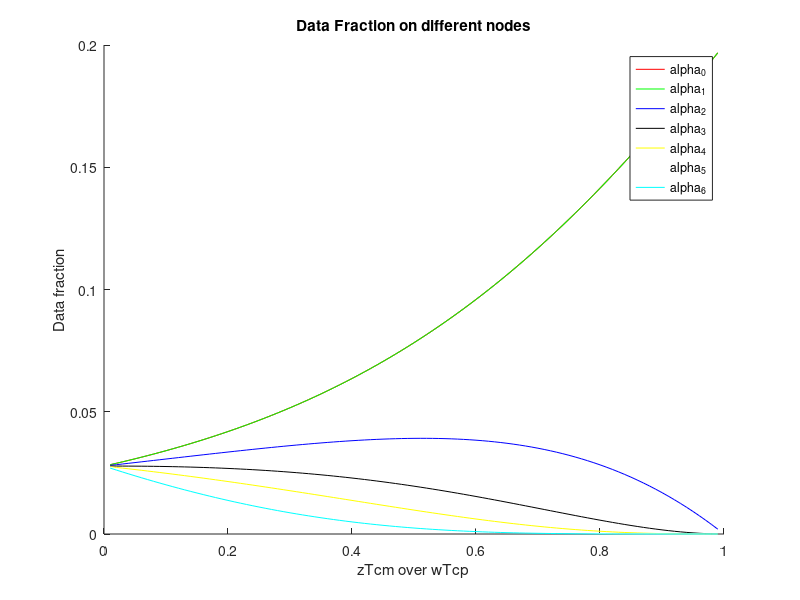

MATLAB code for this plot:
r = zeros(12,1);

sx = 4;
sy = 2;
m = 6;
n = 6;


for i = 1:6
    for j = 1:6
        
        tmpx = 0;
        tmpy = 0;
        tmpsum = 0;
        
        tmpx = abs(i - sx);
        rx = min(tmpx,m - tmpx);
        tmpy = abs(j - sy);
        ry = min(tmpy, n - tmpy);
        
        tmpsum = rx + ry;
        if tmpsum > 0
            r(tmpsum,1) = r(tmpsum,1) + 1;
            
        else
            
        end
        
        
    end
end

%%
clear
clc
B = [1
    0
    0
    0
    0
    0
    0];

solution = [];
for sigma = 0.01:0.01:0.99
    
    A = [1 4 8 10 8 4 1
        1 -1 0 0 0 0 0 
        0 sigma-1 1 0 0 0 0
        0 sigma-1 sigma 1 0 0 0
        0 sigma-1 sigma sigma 1 0 0
        0 sigma-1 sigma sigma sigma 1 0
        0 sigma-1 sigma sigma sigma sigma 1];
    
    s = [];
    s = A\B;
    s = s';
    solution = [solution;s];
     
end

sigma = [0.01:0.01:0.99];

figure
hold on

plot(sigma,solution(:,1),'r');
plot(sigma,solution(:,2),'g');
plot(sigma,solution(:,3),'b');
plot(sigma,solution(:,4),'k');
plot(sigma,solution(:,5),'y');
plot(sigma,solution(:,6),'w');
plot(sigma,solution(:,7),'c');

ylabel('Data fraction');
xlabel('zTcm over wTcp');
title('Data Fraction on different nodes');
legend('alpha_0','alpha_1','alpha_2','alpha_3','alpha_4','alpha_5','alpha_6');